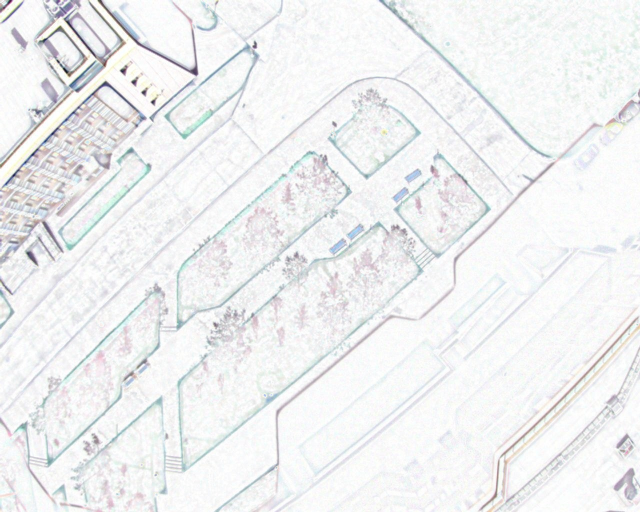
#> input picture seg/winter_track-Aerial_images_processing-2b237575ff6e2145d613c37da39a250b67d8fcfd/common/images_filtered/1529912111.jpg, 1280 x 1024 px, found by its file name (shown at 1/2 size)
$ python shadow_filter.py   (older library calls are emulated)
#> lines starting #> are read from the running program, lines starting #| are printed output that depends on the picture
import cv2
import numpy as np
import glob

file = "1529912111.jpg"
img = cv2.imread(file)
#> img is the input picture: shape (1024, 1280, 3); mean B, G, R 240.8, 240.1, 239

for file in glob.glob("common/images/*"):
    img = cv2.imread(file, -1)
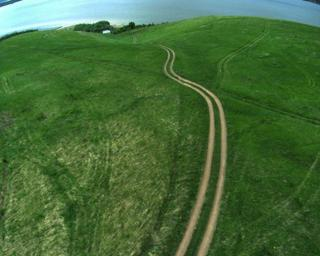
#> input picture seg/data/images/1529574022.jpg, 320 x 256 px
#> img is the input picture: shape (256, 320, 3); mean B, G, R 56.5, 106.4, 69.6
    rgb_planes = cv2.split(img)
    result_planes = []
    result_norm_planes = []
    for plane in rgb_planes:
        dilated_img = cv2.dilate(plane, np.ones((7,7), np.uint8))
        bg_img = cv2.medianBlur(dilated_img, 25)
        diff_img = 235 - cv2.absdiff(plane, bg_img)
        norm_img = cv2.normalize(diff_img, diff_img, alpha=0, beta=255, norm_type=cv2.NORM_MINMAX, dtype=cv2.CV_8UC1)
        result_planes.append(diff_img)
        result_norm_planes.append(norm_img)
#> this loop made 3 passes
#> pass 1, `dilated_img = cv2.dilate(plane, np.ones((7,7), np.uint8))`:
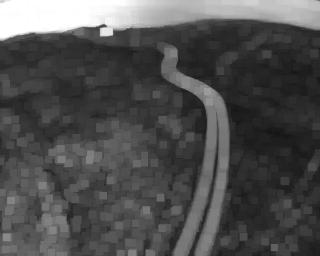
#> dilated_img: shape (256, 320); min 21, max 255, mean 79.1
#> pass 1, `bg_img = cv2.medianBlur(dilated_img, 25)`:
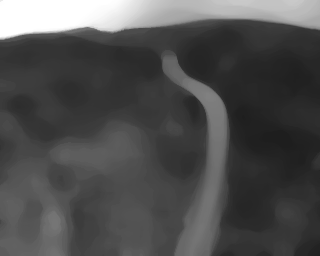
#> bg_img: shape (256, 320); min 30, max 255, mean 78.3
#> pass 1, `diff_img = 235 - cv2.absdiff(plane, bg_img)`:
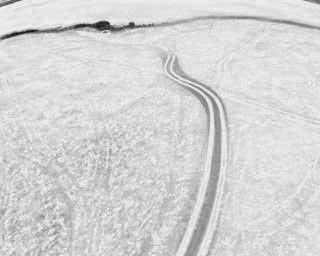
#> diff_img: shape (256, 320); min 7, max 235, mean 212.6
#> after the loop:
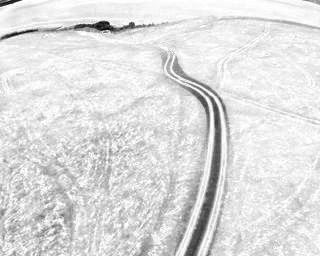
#> diff_img: shape (256, 320); min 0, max 255, mean 222
#> after the loop:
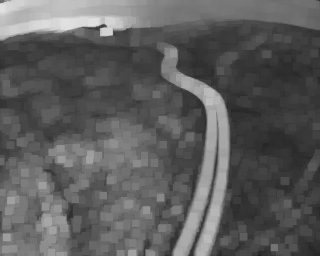
#> dilated_img: shape (256, 320); min 32, max 224, mean 92.8
#> after the loop, result_norm_planes = 3 items; result_planes = 3 items
    if len(result_planes) != 0:
        result = cv2.merge(result_planes)
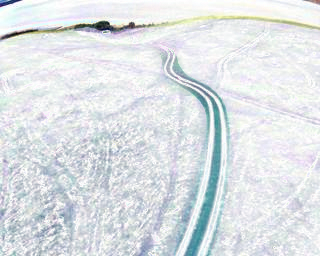
#> result: shape (256, 320, 3); mean of channels 0, 1, 2 230, 226.7, 222; drawn as B, G, R
        result_norm = cv2.merge(result_norm_planes)
        #cv2.imwrite('shadows_out.png', result)
        cv2.imwrite(file.split("/")[2], result_norm)
        print(result.shape)
#| (256, 320, 3)
#> pass 2 of the loop `for file in glob.glob("common/images/*"):`:
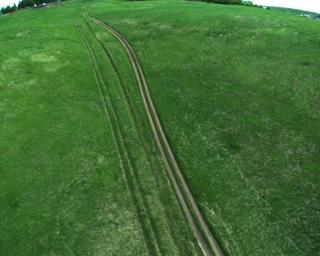
#> input picture seg/data/images/1529574303.jpg, 320 x 256 px
#> img is the input picture: shape (256, 320, 3); mean B, G, R 52.6, 109.7, 66.6
#> the loop `for plane in rgb_planes:` made 3 passes
#> after the loop `for plane in rgb_planes:`:
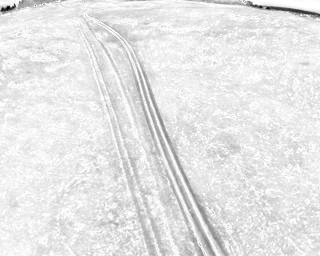
#> diff_img: shape (256, 320); min 0, max 255, mean 229.9
#> after the loop `for plane in rgb_planes:`:
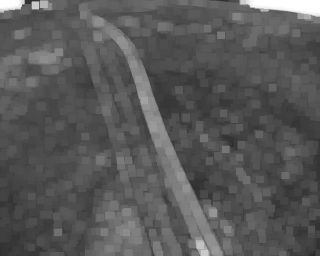
#> dilated_img: shape (256, 320); min 43, max 255, mean 88.5
#| (256, 320, 3)
#> pass 3 of the loop `for file in glob.glob("common/images/*"):`:
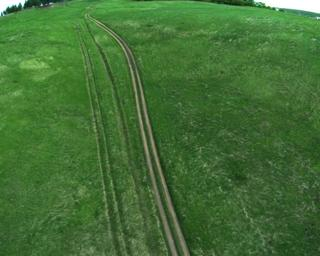
#> input picture seg/data/images/1529574309.jpg, 320 x 256 px
#> img is the input picture: shape (256, 320, 3); mean B, G, R 53.1, 110.2, 66.6
#> after the loop `for plane in rgb_planes:`:
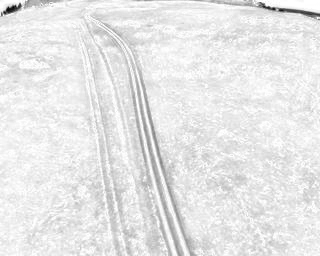
#> diff_img: shape (256, 320); min 0, max 255, mean 231
#> after the loop `for plane in rgb_planes:`:
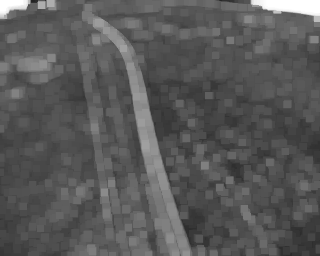
#> dilated_img: shape (256, 320); min 35, max 255, mean 88.9
#| (256, 320, 3)
